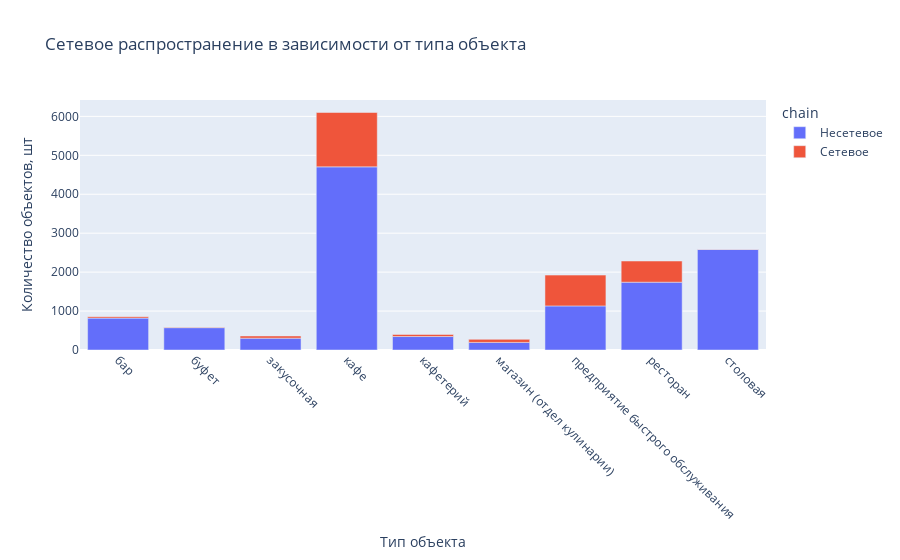

The cell this chart's notebook holds for it:
### Code cell
fig = px.bar(chain_object_pivot_table, x='object_type', y='number_of_object', color='chain', 
             labels={
                     "object_type": "Тип объекта",
                     "number_of_object": "Количество объектов, шт"
                 },
             title='Сетевое распространение в зависимости от типа объекта')
fig.update_xaxes(tickangle=45)
fig.show()

### Figure 1 — Plotly figure (JSON) as saved in the notebook; plotly's stock layout.template omitted (floating-point values rounded to 4 significant figures)
{"data": [{"alignmentgroup": "True", "hovertemplate": "chain=Несетевое<br>Тип объекта=%{x}<br>Количество объектов, шт=%{y}<extra></extra>", "legendgroup": "Несетевое", "marker": {"color": "#636efa", "pattern": {"shape": ""}}, "name": "Несетевое", "offsetgroup": "Несетевое", "orientation": "v", "showlegend": true, "textposition": "auto", "type": "bar", "x": ["бар", "буфет", "закусочная", "кафе", "кафетерий", "магазин (отдел кулинарии)", "предприятие быстрого обслуживания", "ресторан", "столовая"], "xaxis": "x", "y": [819, 574, 304, 4703, 346, 195, 1132, 1741, 2584], "yaxis": "y"}, {"alignmentgroup": "True", "hovertemplate": "chain=Сетевое<br>Тип объекта=%{x}<br>Количество объектов, шт=%{y}<extra></extra>", "legendgroup": "Сетевое", "marker": {"color": "#EF553B", "pattern": {"shape": ""}}, "name": "Сетевое", "offsetgroup": "Сетевое", "orientation": "v", "showlegend": true, "textposition": "auto", "type": "bar", "x": ["бар", "буфет", "закусочная", "кафе", "кафетерий", "магазин (отдел кулинарии)", "предприятие быстрого обслуживания", "ресторан", "столовая"], "xaxis": "x", "y": [37, 11, 56, 1396, 52, 78, 791, 544, 3], "yaxis": "y"}], "layout": {"barmode": "relative", "legend": {"title": {"text": "chain"}, "tracegroupgap": 0}, "title": {"text": "Сетевое распространение в зависимости от типа объекта"}, "xaxis": {"anchor": "y", "domain": [0, 1], "tickangle": 45, "title": {"text": "Тип объекта"}}, "yaxis": {"anchor": "x", "domain": [0, 1], "title": {"text": "Количество объектов, шт"}}}}
